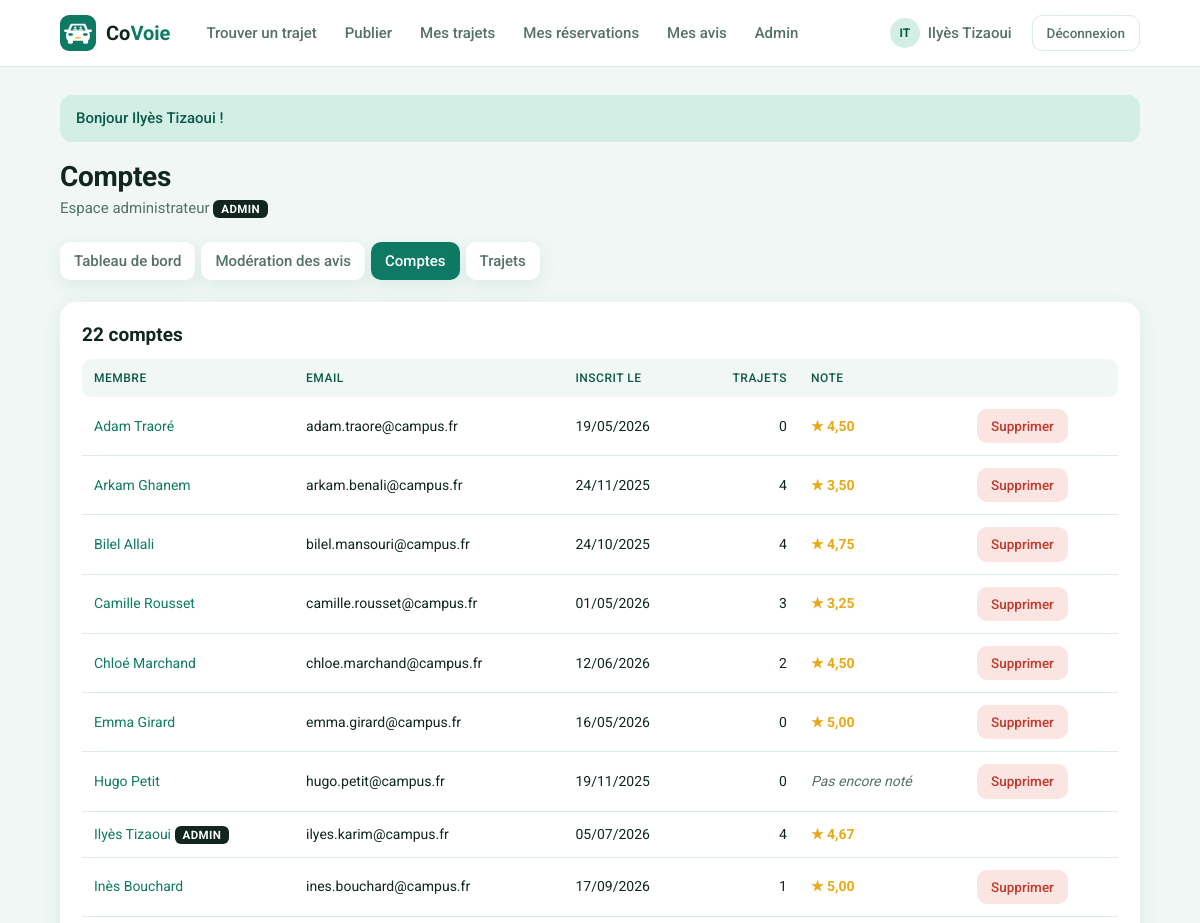
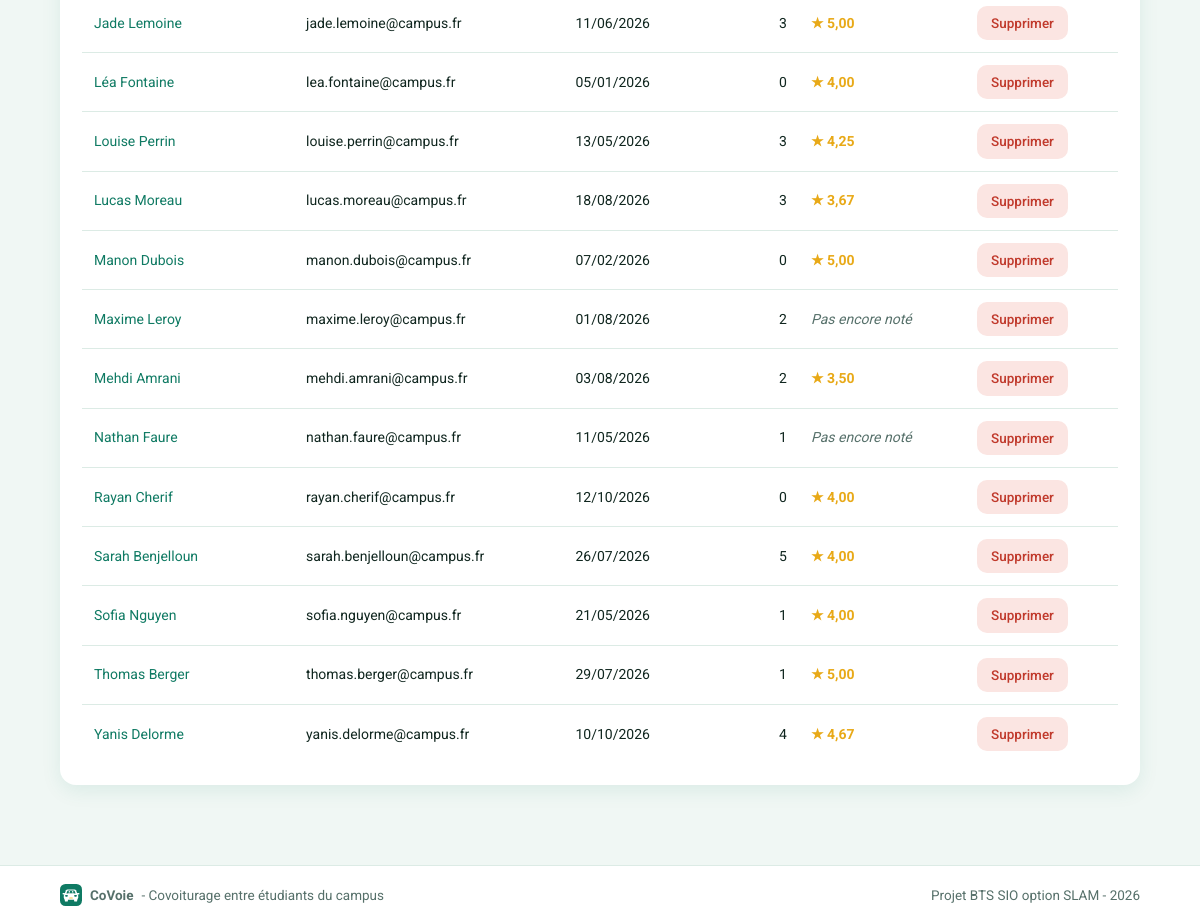
The app's page /index.php?page=admin-utilisateurs (signed in) with its own data (2 pictures, top to bottom).
### tables this page shows
CREATE TABLE utilisateurs (
    id               INT(11)      NOT NULL AUTO_INCREMENT,
    nom              VARCHAR(100) NOT NULL,
    email            VARCHAR(180) NOT NULL,
    mot_de_passe     VARCHAR(255) NOT NULL,
    role             VARCHAR(10)  NOT NULL DEFAULT 'membre',
    date_inscription DATETIME     NOT NULL,

    PRIMARY KEY (id),
    UNIQUE KEY email_unique (email)
);

### controleurs/AdminController.php (called while the page is built, shortened)
<?php
class AdminController
{
    public function utilisateurs(): void
    {
        afficherVue('admin/utilisateurs', [
            'titre' => 'Comptes',
            'onglet' => 'admin-utilisateurs',
            'utilisateurs' => Utilisateur::listerTous()
        ]);
    }
}

### index.php (called while the page is built, shortened)
<?php
require_once 'includes/connexion.php';
require_once 'includes/fonctions.php';
require_once 'includes/routes.php';
require_once 'controleurs/AdminController.php';
$page = 'accueil';
if (isset($_GET['page']) && is_string($_GET['page'])) {
    $page = $_GET['page'];
}
$nomMethode = $routes[$page][1];
$controleur = new $nomControleur();
$controleur->$nomMethode();

### includes/connexion.php (called while the page is built)
<?php
function connexionBdd(): PDO
{
    static $pdo = null;
    if ($pdo === null) {
        $dsn = 'mysql:host=' . BDD_HOTE . ';port=' . BDD_PORT . ';dbname=' . BDD_NOM . ';charset=utf8mb4';
        try {
            $pdo = new PDO($dsn, BDD_UTILISATEUR, BDD_MOT_DE_PASSE, [
                PDO::ATTR_ERRMODE => PDO::ERRMODE_EXCEPTION,
                PDO::ATTR_DEFAULT_FETCH_MODE => PDO::FETCH_ASSOC,
                PDO::ATTR_EMULATE_PREPARES => false
            ]);
        } catch (PDOException $erreur) {
            afficherErreur(500, 'Base de données inaccessible : lancez WAMP et importez sql/bdd_covoie.sql.');
        }
    }
    return $pdo;
}
function requete(string $sql, array $parametres = []): PDOStatement
{
    $resultat = connexionBdd()->prepare($sql);
    $resultat->execute($parametres);
    return $resultat;
}

### modeles/Utilisateur.php (called while the page is built, shortened)
<?php
class Utilisateur
{
    public static function listerTous(): array
    {
        $sql = "SELECT u.id, u.nom, u.email, u.role, u.date_inscription,
                       (SELECT AVG(note) FROM avis WHERE id_cible = u.id) AS note,
                       (SELECT COUNT(*) FROM trajets WHERE id_conducteur = u.id) AS nb_trajets
                FROM utilisateurs u
                ORDER BY u.nom";
        return requete($sql)->fetchAll();
    }
}

### vues/admin/utilisateurs.php (the view, shortened to what this page needs)
<?php
require 'vues/admin/onglets.php';
?>
<div class="carte">
    <h2><?= count($utilisateurs) ?> comptes</h2>
    <div class="tableau-defilant">
        <table>
            <tr>
                <th>Membre</th>
                <th>Email</th>
                <th>Inscrit le</th>
                <th class="nombre">Trajets</th>
                <th>Note</th>
                <th></th>
            </tr>
            <?php foreach ($utilisateurs as $u) { ?>
                <tr>
                    <td>
                        <a href="index.php?page=profil&amp;id=<?= $u['id'] ?>"><?= e($u['nom']) ?></a>
                        <?php if ($u['role'] === 'admin') { ?><span class="badge-admin">ADMIN</span><?php } ?>
                    </td>
                    <td><?= e($u['email']) ?></td>
                    <td><?= formaterDate($u['date_inscription']) ?></td>
                    <td class="nombre"><?= $u['nb_trajets'] ?></td>
                    <td>
                        <?php if ($u['note'] === null) { ?>
                            <span class="note-vide">Pas encore noté</span>
                        <?php } else { ?>
                            <span class="note"><?= formaterNote((float) $u['note']) ?></span>
                        <?php } ?>
                    </td>
                    <td>
                        <?php
                        if ($u['id'] != idConnecte()) { ?>
                            <form class="en-ligne" method="post" action="index.php?page=admin-supprimer-compte&amp;id=<?= $u['id'] ?>"
                                  data-confirmation="Supprimer le compte de <?= e($u['nom']) ?> ? Ses trajets, réservations et avis seront aussi supprimés.">
                                <button class="bouton bouton-danger bouton-petit" type="submit">Supprimer</button>
                            </form>
                        <?php } ?>
                    </td>
                </tr>
            <?php } ?>
        </table>
    </div>
</div>

### css/style.css (style rules this page uses)
:root { --fond: #f0f7f4; --surface: #ffffff; --encre: #10261f; --gris: #56706a; --bord: #dcebe5; --primaire: #0f7a63; --primaire-fonce: #0b5a49; --clair: #d3eee5; --champ: #f9fcfb; --jaune: #f2c94c; --jaune-clair: #fdf3d3; --rouge: #c0392b; --rouge-clair: #fbe5e2; --etoile: #e8a917; --ombre: 0 6px 20px rgba(15, 122, 99, .09); --rayon: 16px; }
* { box-sizing: border-box; }
body { margin: 0; font-family: "Roboto", Arial, sans-serif; font-size: 15px; line-height: 1.5; color: var(--encre); background: var(--fond); min-height: 100vh; display: flex; flex-direction: column; }
a { color: var(--primaire); text-decoration: none; }
h1, h2, h3 { margin: 0 0 12px; line-height: 1.2; }
h2 { font-size: 19px; }
.bouton { display: inline-flex; align-items: center; justify-content: center; gap: 6px; background: var(--primaire); color: #fff; border: none; border-radius: 12px; padding: 11px 20px; font: inherit; font-weight: 500; cursor: pointer; }
.bouton-danger { background: var(--rouge-clair); color: var(--rouge); }
.bouton-petit { padding: 7px 14px; font-size: 13.5px; border-radius: 10px; }
.en-ligne { display: inline; margin: 0; }
.carte { background: var(--surface); border-radius: var(--rayon); box-shadow: var(--ombre); padding: 22px; margin-bottom: 20px; }
.carte > h2 { display: flex; align-items: center; justify-content: space-between; gap: 10px; }
.note { color: var(--etoile); font-weight: 700; }
.note-vide { color: var(--gris); font-style: italic; font-weight: 400; }
.tableau-defilant { overflow-x: auto; }
table { width: 100%; border-collapse: collapse; font-size: 14px; }
th { text-align: left; color: var(--primaire-fonce); background: var(--fond); font-weight: 500; font-size: 12px; text-transform: uppercase; letter-spacing: .5px; padding: 10px 12px; white-space: nowrap; }
th:first-child { border-radius: 10px 0 0 10px; }
th:last-child { border-radius: 0 10px 10px 0; }
td { padding: 12px; border-bottom: 1px solid var(--bord); vertical-align: middle; }
tr:last-child td { border-bottom: none; }
td.nombre, th.nombre { text-align: right; }
.badge-admin { background: var(--encre); color: #fff; padding: 2px 8px; border-radius: 6px; font-size: 11.5px; font-weight: 700; letter-spacing: .4px; }
.bouton { transition: background .15s, transform .1s; }
main.conteneur > * { animation: apparition .35s ease both; }

### records on screen
utilisateurs: nom "Adam Traoré", email "adam.traore@campus.fr", date_inscription "19/05/2026", nb_trajets "0", note "★ 4,50"
utilisateurs: nom "Arkam Ghanem", email "arkam.benali@campus.fr", date_inscription "24/11/2025", nb_trajets "4", note "★ 3,50"
utilisateurs: nom "Bilel Allali", email "bilel.mansouri@campus.fr", date_inscription "24/10/2025", nb_trajets "4", note "★ 4,75"
utilisateurs: nom "Camille Rousset", email "camille.rousset@campus.fr", date_inscription "01/05/2026", nb_trajets "3", note "★ 3,25"
utilisateurs: nom "Chloé Marchand", email "chloe.marchand@campus.fr", date_inscription "12/06/2026", nb_trajets "2", note "★ 4,50"
utilisateurs: nom "Emma Girard", email "emma.girard@campus.fr", date_inscription "16/05/2026", nb_trajets "0", note "★ 5,00"
utilisateurs: nom "Hugo Petit", email "hugo.petit@campus.fr", date_inscription "19/11/2025", nb_trajets "0", shows "Pas encore noté"
utilisateurs: nom "Ilyès Tizaoui", role "ADMIN", email "ilyes.karim@campus.fr", date_inscription "05/07/2026", nb_trajets "4", note "★ 4,67"
utilisateurs: nom "Inès Bouchard", email "ines.bouchard@campus.fr", date_inscription "17/09/2026", nb_trajets "1", note "★ 5,00"
utilisateurs: nom "Jade Lemoine", email "jade.lemoine@campus.fr", date_inscription "11/06/2026", nb_trajets "3", note "★ 5,00"
utilisateurs: nom "Léa Fontaine", email "lea.fontaine@campus.fr", date_inscription "05/01/2026", nb_trajets "0", note "★ 4,00"
utilisateurs: nom "Louise Perrin", email "louise.perrin@campus.fr", date_inscription "13/05/2026", nb_trajets "3", note "★ 4,25"
utilisateurs: nom "Lucas Moreau", email "lucas.moreau@campus.fr", date_inscription "18/08/2026", nb_trajets "3", note "★ 3,67"
utilisateurs: nom "Manon Dubois", email "manon.dubois@campus.fr", date_inscription "07/02/2026", nb_trajets "0", note "★ 5,00"
utilisateurs: nom "Maxime Leroy", email "maxime.leroy@campus.fr", date_inscription "01/08/2026", nb_trajets "2", shows "Pas encore noté"
utilisateurs: nom "Mehdi Amrani", email "mehdi.amrani@campus.fr", date_inscription "03/08/2026", nb_trajets "2", note "★ 3,50"
utilisateurs: nom "Nathan Faure", email "nathan.faure@campus.fr", date_inscription "11/05/2026", nb_trajets "1", shows "Pas encore noté"
utilisateurs: nom "Rayan Cherif", email "rayan.cherif@campus.fr", date_inscription "12/10/2026", nb_trajets "0", note "★ 4,00"
utilisateurs: nom "Sarah Benjelloun", email "sarah.benjelloun@campus.fr", date_inscription "26/07/2026", nb_trajets "5", note "★ 4,00"
utilisateurs: nom "Sofia Nguyen", email "sofia.nguyen@campus.fr", date_inscription "21/05/2026", nb_trajets "1", note "★ 4,00"
utilisateurs: nom "Thomas Berger", email "thomas.berger@campus.fr", date_inscription "29/07/2026", nb_trajets "1", note "★ 5,00"
utilisateurs: nom "Yanis Delorme", email "yanis.delorme@campus.fr", date_inscription "10/10/2026", nb_trajets "4", note "★ 4,67"

### other values on screen
initiales($nom) "IT"
nomConnecte() "Ilyès Tizaoui"
$message['texte'] "Bonjour Ilyès Tizaoui !"
$titre "Comptes"
$texte "Tableau de bord"
$texte "Modération des avis"
$texte "Comptes"
$texte "Trajets"
count($utilisateurs) "22"
SLOGAN_APPLICATION "Covoiturage entre étudiants du campus"
